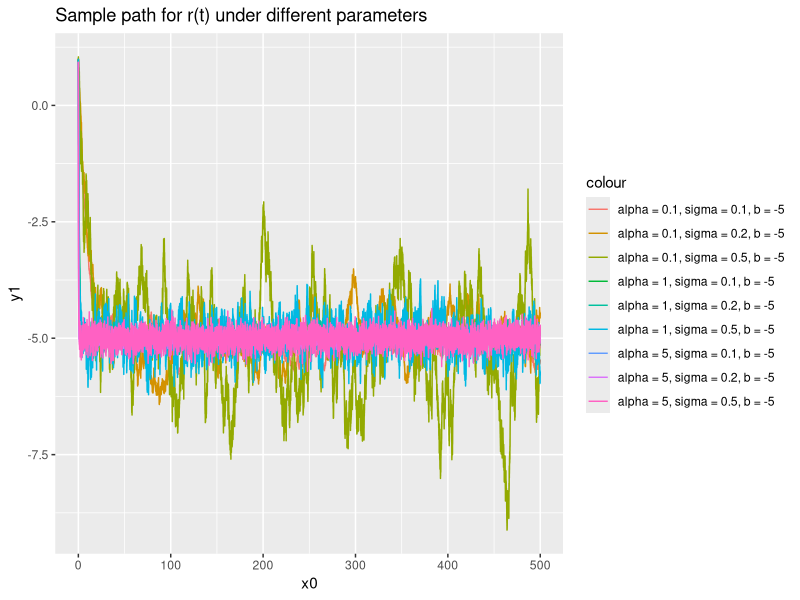
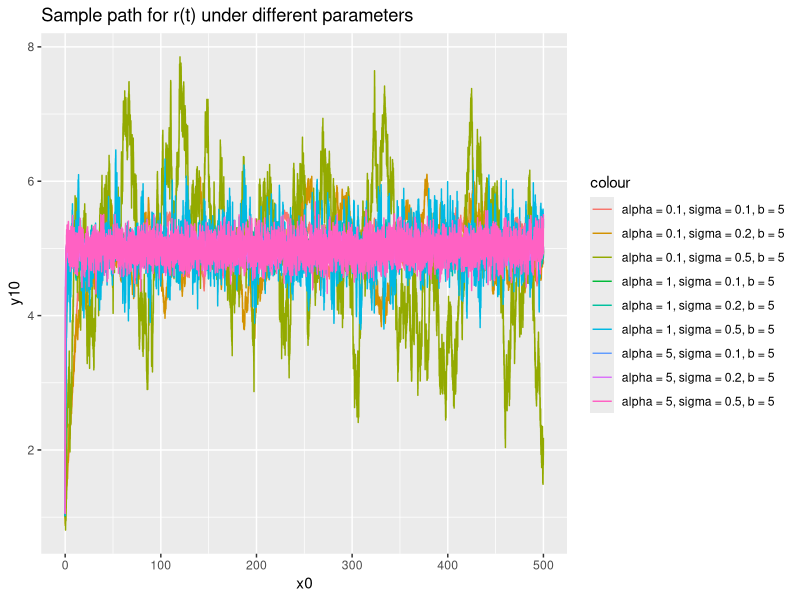
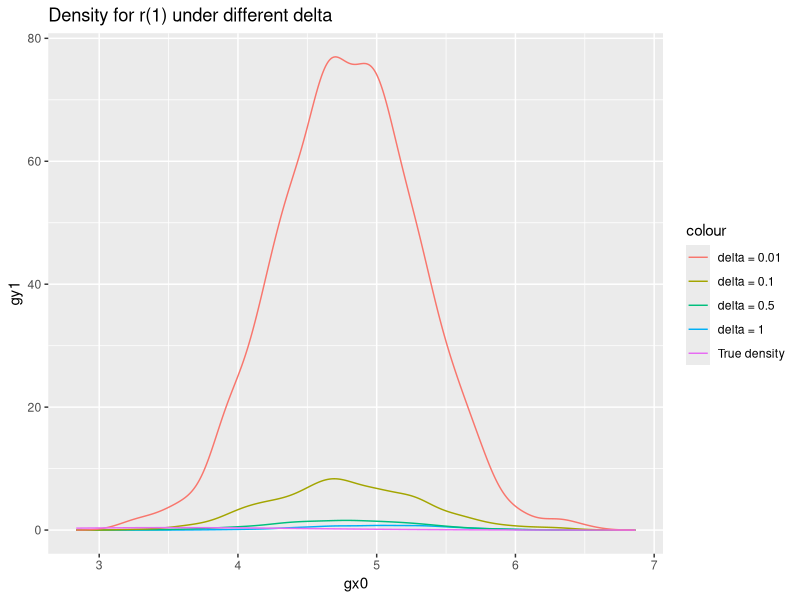

Recreate these plots in R, in order.
## ---- chunk 1
knitr::opts_chunk$set(echo = TRUE)
## ---- chunk 2
rtfun <- function(alpha, sigma, b, init, T, delta){
  step <- delta
  r0 <- init
  t <- 0
  r_path <- numeric()
  step_path <- numeric()
  j <- 1
  while(t <= T){
    j <- j + 1
    t <- t + step
    z <- rnorm(1,0,1)
    rtv <- exp(-alpha*delta)*r0 + b*(1-exp(-alpha*delta)) + 
      (sigma/sqrt(2*alpha))*sqrt(1-exp(-2*alpha*delta))*z
    
    r_path[j] <- rtv
    step_path[j] <- t
    
    r0 <- rtv
  }
  return(list("Y" = r_path, "X" = step_path))
}

#alpha = 0.1, b = -5
f1 <- rtfun(0.1,0.1,-5,1,500,1/500)
f2 <- rtfun(0.1,0.2,-5,1,500,1/500)
f3 <- rtfun(0.1,0.5,-5,1,500,1/500)

#alpha = 1, b = -5
f4 <- rtfun(1,0.1,-5,1,500,1/500)
f5 <- rtfun(1,0.2,-5,1,500,1/500)
f6 <- rtfun(1.1,0.5,-5,1,500,1/500)

#alpha = 5, b = -5
f7 <- rtfun(5,0.1,-5,1,500,1/500)
f8 <- rtfun(5,0.2,-5,1,500,1/500)
f9 <- rtfun(5,0.5,-5,1,500,1/500)

#alpha = 0.1, b = 5
f10 <- rtfun(0.1,0.1,5,1,500,1/500)
f11 <- rtfun(0.1,0.2,5,1,500,1/500)
f12 <- rtfun(0.1,0.5,5,1,500,1/500)

#alpha = 1, b = 5
f13 <- rtfun(1,0.1,5,1,500,1/500)
f14 <- rtfun(1,0.2,5,1,500,1/500)
f15 <- rtfun(1,0.5,5,1,500,1/500)

#alpha = 5, b = 5
f16 <- rtfun(5,0.1,5,1,500,1/500)
f17 <- rtfun(5,0.2,5,1,500,1/500)
f18 <- rtfun(5,0.5,5,1,500,1/500)

x0 <- f1$X
y1 <- f1$Y
y2 <- f2$Y
y3 <- f3$Y
y4 <- f4$Y
y5 <- f5$Y
y6 <- f6$Y
y7 <- f7$Y
y8 <- f8$Y
y9 <- f9$Y
y10 <- f10$Y
y11 <- f11$Y
y12 <- f12$Y
y13 <- f13$Y
y14 <- f14$Y
y15 <- f15$Y
y16 <- f16$Y
y17 <- f17$Y
y18 <- f18$Y

library(ggplot2)
library(dbplyr)

df1 <- data.frame(x0,y1,y2,y3,y4,y5,y6,y7,y8,y9)
df2 <- data.frame(x0,y10,y11,y12,y13,y14,y15,y16,y17,y18)

#b = -5
ggplot(df1, aes(x = x0)) +
  geom_line(aes(y = y1, color = "alpha = 0.1, sigma = 0.1, b = -5")) +
  geom_line(aes(y = y2, color = "alpha = 0.1, sigma = 0.2, b = -5")) +
  geom_line(aes(y = y3, color = "alpha = 0.1, sigma = 0.5, b = -5")) +
  geom_line(aes(y = y4, color = "alpha = 1, sigma = 0.1, b = -5")) +
  geom_line(aes(y = y5, color = "alpha = 1, sigma = 0.2, b = -5")) +
  geom_line(aes(y = y6, color = "alpha = 1, sigma = 0.5, b = -5")) +
  geom_line(aes(y = y7, color = "alpha = 5, sigma = 0.1, b = -5")) +
  geom_line(aes(y = y8, color = "alpha = 5, sigma = 0.2, b = -5")) +
  geom_line(aes(y = y9, color = "alpha = 5, sigma = 0.5, b = -5")) +
  labs(title = "Sample path for r(t) under different parameters")
## ---- chunk 3
#b = 5
ggplot(df2, aes(x = x0)) +
  geom_line(aes(y = y10, color = "alpha = 0.1, sigma = 0.1, b = 5")) +
  geom_line(aes(y = y11, color = "alpha = 0.1, sigma = 0.2, b = 5")) +
  geom_line(aes(y = y12, color = "alpha = 0.1, sigma = 0.5, b = 5")) +
  geom_line(aes(y = y13, color = "alpha = 1, sigma = 0.1, b = 5")) +
  geom_line(aes(y = y14, color = "alpha = 1, sigma = 0.2, b = 5")) +
  geom_line(aes(y = y15, color = "alpha = 1, sigma = 0.5, b = 5")) +
  geom_line(aes(y = y16, color = "alpha = 5, sigma = 0.1, b = 5")) +
  geom_line(aes(y = y17, color = "alpha = 5, sigma = 0.2, b = 5")) +
  geom_line(aes(y = y18, color = "alpha = 5, sigma = 0.5, b = 5")) +
  labs(title = "Sample path for r(t) under different parameters")

## ---- chunk 4
rtfun_eu <- function(alpha, sigma, b, init, to, n, delta){
  step <- delta
  r0 <- init
  t <- 0
  r_path <- numeric()
  j <- 1
  while(t <= to){
    t <- t + step
    z <- rnorm(1,0,1)
    rtv <- exp(-alpha*delta)*r0 + b*(1-exp(-alpha*delta)) + 
      (sigma/sqrt(2*alpha))*sqrt(1-exp(-2*alpha*delta))*z
    r0 <- rtv
  }
  r_path <- rnorm(n, mean = r0 + alpha*(b - r0)*delta, sd = sigma*delta)
  return(r_path)
}



## ---- chunk 5
a0 <- 1
sig <- 0.5
b0 <- 5
N <- 1000
r1 <- exp(-a0)+b0*(1-exp(-a0))

g1 <- rtfun_eu(a0,sig,b0,0,1,N,delta = 1)
g2 <- rtfun_eu(a0,sig,b0,0,1,N,delta = 0.5)
g3 <- rtfun_eu(a0,sig,b0,0,1,N,delta = 0.1)
g4 <- rtfun_eu(a0,sig,b0,0,1,N,delta = 0.01)



rt1true <- function(x){
  dnorm(x, mean = r1, sd = 1)
}

gx0 <- density(g1,n=1000)$x
gy1 <- density(g1,n=1000)$y
gy2 <- density(g2,n=1000)$y
gy3 <- density(g3,n=1000)$y
gy4 <- density(g4,n=1000)$y

df3 <- data.frame(gx0,gy1,gy2,gy3,gy4)


ggplot(df3, aes(x = gx0)) +
  geom_line(aes(y = gy1, color = "delta = 1")) +
  geom_line(aes(y = gy2, color = "delta = 0.5")) +
  geom_line(aes(y = gy3, color = "delta = 0.1")) +
  geom_line(aes(y = gy4, color = "delta = 0.01")) +
  stat_function(fun = rt1true, n = 1000, aes(color = "True density")) +
  labs(title = "Density for r(1) under different delta")
